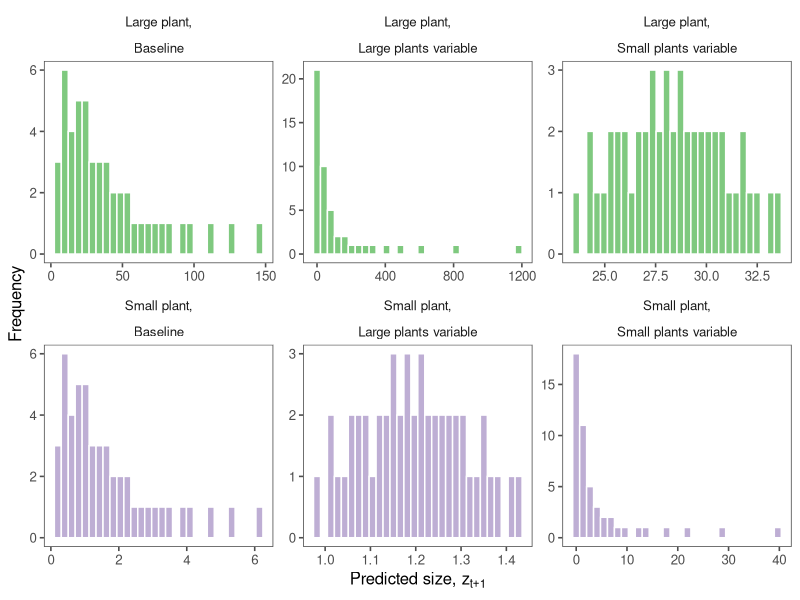

Reproduce this figure in R.
################################################################################
##  BufferingExperimentsExample.R: R script to produce example plots of the
##  buffering experiments we performed.
##
## -----------------------------------------------------------------------------
##  Author: Stephen Ellner
##          Andrew Tredennick (atredenn@gmail.com)
##  Date created: December 1, 2017
################################################################################



####
####  LOAD LIBRARIES -----------------------------------------------------------
####
library(tidyverse)
library(dplyr)
library(cowplot)
library(ggthemes)



####
####  SET DIRECTORIES ----------------------------------------------------------
####
root    <- ifelse(.Platform$OS.type=="windows","c:/repos","~/repos")
fig_dir <- paste0(root,"/drivers/Manuscripts/SizebyClimate/figures/")
setwd(fig_dir) # set working directory



####
####  DEFINE SOME VARIABLES ----------------------------------------------------
####
##  Plant sizes 
z = runif(1000,-2,5)
z = sort(z)

##  Baseline coefficients 
a0 = 1
a1 = 0.5

##  Random year-effects on intercept 
Nyears = 50
alpha = qnorm(seq(.05,.95,length=Nyears))

##  Baseline mean square (MS) anomaly 
Ab = sqrt(mean(alpha^2))

##  Parameters for defining SxY models 
zL = quantile(z,0.05) # small plant size
zU = quantile(z,0.95) # large plant size
c = 3/(zU-zL)
zbar = ztilde = (zL + zU)/2



####
####  CALCULATE BASELINE MODEL PREDICTIONS -------------------------------------
####
yhat = matrix(NA,1000,Nyears) 
for(j in 1:Nyears) yhat[,j] = a0 + a1*z + alpha[j]

saved_outs <- as.data.frame(yhat)
colnames(saved_outs) <- as.character(1:ncol(saved_outs))
saved_outs <- saved_outs %>%
  dplyr::mutate(z_t0 = z,
                `13` = a0+a1*z) %>%
  gather(key = year, value = yhat, -z_t0) %>%
  dplyr::mutate(year_group = ifelse(year == "13", "mean", "random"),
                rand_eff = "Baseline")


####
####  SMALL PLANTS MORE VARIABLE -----------------------------------------------
####
##  Compute anomalies for q=1
anomalies = numeric(0)
for(j in 1:Nyears) {
    aj = alpha[j]*exp(-c*(z-ztilde)) 
    anomalies = c(anomalies,aj)
}   
A = sqrt(mean(anomalies^2))
q = Ab/A; # scale up to match baseline RMS anomaly. 

yhat = matrix(NA,1000,Nyears)
for(j in 1:Nyears) yhat[,j]=a0 + a1*z + q*alpha[j]*exp(-c*(z-ztilde)) 

tmp_outs <- as.data.frame(yhat)
colnames(tmp_outs) <- as.character(1:ncol(tmp_outs))
tmp_outs <- tmp_outs %>%
  dplyr::mutate(z_t0 = z,
                `13` = a0+a1*z) %>%
  gather(key = year, value = yhat, -z_t0) %>%
  dplyr::mutate(year_group = ifelse(year == "13", "mean", "random"),
                rand_eff = "Small plants variable")

saved_outs <- rbind(saved_outs, tmp_outs)



####
####  LARGE PLANTS MORE VARIABLE -----------------------------------------------
####
##  Compute anomalies for q=1
anomalies = numeric(0); 
for(j in 1:Nyears) {
    aj = alpha[j]*exp(c*(z-ztilde)) 
    anomalies=c(anomalies,aj)
}   
A = sqrt(mean(anomalies^2)) 
q = Ab/A # scale up to match baseline RMS anomaly. 

yhat=matrix(NA,1000,Nyears) 
for(j in 1:Nyears) yhat[,j]=a0 + a1*z + q*alpha[j]*exp(c*(z-ztilde)) 

tmp_outs <- as.data.frame(yhat)
colnames(tmp_outs) <- as.character(1:ncol(tmp_outs))
tmp_outs <- tmp_outs %>%
  dplyr::mutate(z_t0 = z,
                `13` = a0+a1*z) %>%
  gather(key = year, value = yhat, -z_t0) %>%
  dplyr::mutate(year_group = ifelse(year == "13", "mean", "random"),
                rand_eff = "Large plants variable")

saved_outs <- rbind(saved_outs, tmp_outs)



####
####  SIGN FLIP ----------------------------------------------------------------
####
zbar = (zL+zU)/2
dz = (zU-zL)

##  Compute anomalies for q=1
anomalies=numeric(0)
for(j in 1:Nyears) {
    aj = 2*alpha[j]*(z-zbar)/dz 
    anomalies = c(anomalies,aj)
}  
A = sqrt(mean(anomalies^2))
q = Ab/A # scale up to match baseline RMS anomaly. 

yhat=matrix(NA,1000,Nyears)
for(j in 1:Nyears) yhat[,j]=a0 + a1*z + q*2*alpha[j]*(z-zbar)/dz 

tmp_outs <- as.data.frame(yhat)
colnames(tmp_outs) <- as.character(1:ncol(tmp_outs))
tmp_outs <- tmp_outs %>%
  dplyr::mutate(z_t0 = z,
                `13` = a0+a1*z) %>%
  gather(key = year, value = yhat, -z_t0) %>%
  dplyr::mutate(year_group = ifelse(year == "13", "mean", "random"),
                rand_eff = "Sign flip")

saved_outs <- rbind(saved_outs, tmp_outs)


saved_outs <- saved_outs %>%
  filter(rand_eff != "Sign flip")


####
####  PLOT THE RESPONSES ON LOG AND ARITHMETIC SCALES --------------------------
####
logged <- ggplot(saved_outs, aes(x = z_t0, y = yhat, group = year, color = year_group))+
  geom_line(aes(linetype = year_group, size = year_group))+
  facet_wrap(~rand_eff, nrow = 1, scales = "free")+
  guides(color = FALSE, linetype = FALSE, size = FALSE)+
  scale_size_manual(values = c(1,0.5))+
  scale_linetype_manual(values = c(1,3))+
  xlab(expression(paste("Size, ",log(z[t]))))+
  ylab(expression(paste("Size, ",log(z[t+1]))))+
  theme_few()

arith <- ggplot(saved_outs, aes(x = exp(z_t0), y = exp(yhat), group = year, color = year_group))+
  geom_line(aes(linetype = year_group, size = year_group))+
  facet_wrap(~rand_eff, nrow = 1, scales = "free")+
  guides(color = FALSE, linetype = FALSE, size = FALSE)+
  scale_size_manual(values = c(1,0.5))+
  scale_linetype_manual(values = c(1,3))+
  xlab(expression(paste("Size, ",z[t])))+
  ylab(expression(paste("Size, ",z[t+1])))+
  theme_few()

# outplot <- plot_grid(logged, arith, nrow = 2, labels = "AUTO", align = "v")
# ggsave("./buffering_examples.pdf", plot = outplot, width = 8.5, height = 5)



####
####  LOOK AT PLOTS OF LOGIT TRANSFORM -----------------------------------------
####
antilogit <- function(x) { exp(x) / (1 + exp(x) ) }
saved_outs <- saved_outs %>%
  mutate(logit_yhat = antilogit(yhat))

surv <- ggplot(saved_outs, aes(x = z_t0, y = logit_yhat, group = year, color = year_group))+
  geom_line(aes(linetype = year_group, size = year_group))+
  facet_wrap(~rand_eff, nrow = 1, scales = "free")+
  guides(color = FALSE, linetype = FALSE, size = FALSE)+
  scale_size_manual(values = c(1,0.5))+
  scale_linetype_manual(values = c(1,3))+
  xlab(expression(paste("Size, ",log(z[t]))))+
  ylab("Probability of survival")+
  theme_few()

# outplot <- plot_grid(logged, arith, surv, nrow = 3, labels = "AUTO", align = "v")
# ggsave("./buffering_examples.pdf", plot = outplot, width = 8.5, height = 7.5)



####
####  PLOT THE DISTRIBUTION OF Z_HAT AT SMALL AND LARGE SLICE ------------------
####
# Get the closest real values to the quantile estimates for large and small
zL_real <- saved_outs$z_t0[which.min(abs(saved_outs$z_t0 - zL))]
zU_real <- saved_outs$z_t0[which.min(abs(saved_outs$z_t0 - zU))] 

# Subset out only large and small plants
small_large_sub <- saved_outs %>%
  filter(z_t0 %in% c(zL_real, zU_real)) %>%
  filter(year_group == "random") %>%
  mutate(size = ifelse(z_t0 == zL_real, "Small plant,", "Large plant,"))

# Plot their yhat distributions
ggplot(small_large_sub, aes(x = exp(yhat), fill = size))+
  geom_histogram(color = "white", bins = 30)+
  facet_wrap(size~rand_eff, scales = "free")+
  scale_fill_brewer(type = "qual")+
  theme_few()+
  guides(fill = FALSE)+
  xlab(expression(paste("Predicted size, ",z[t+1])))+
  ylab("Frequency")



